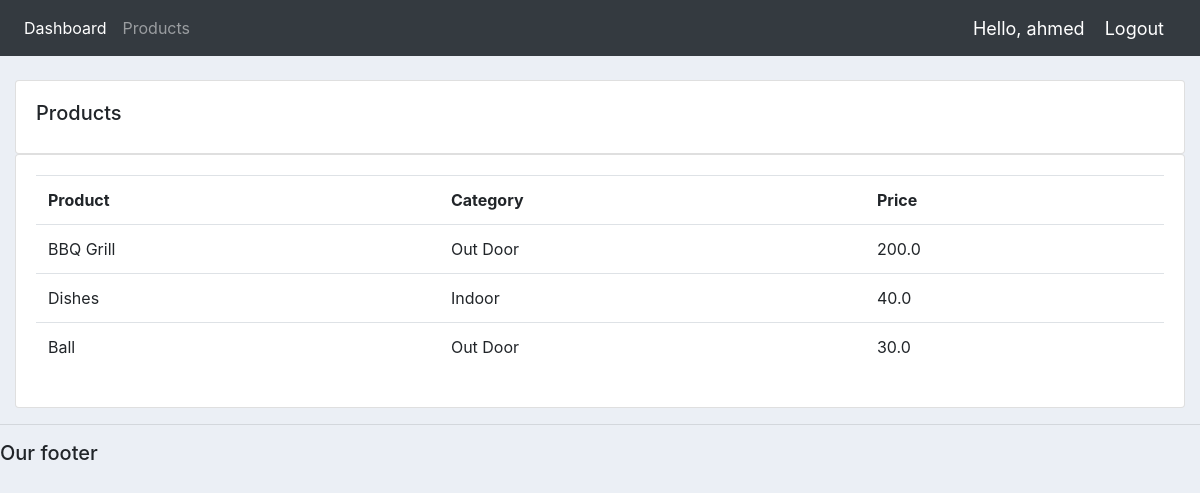
Screenshot of /products/ (signed in) with the database file from the repository.
### accounts/models.py (models this page shows, shortened)
class Product(models.Model):
    CATEGORY =(
        ("Indoor","Indoor"),
        ("Out Door","Out Door"),
    )
    name = models.CharField(max_length=100, null=True)
    price = models.FloatField(null=True)
    category = models.CharField(max_length=100, null=True,choices=CATEGORY)
    description = models.CharField(max_length=200, null=True,blank=True)
    date_creation = models.DateField(auto_now_add=True,null=True)
    tags = models.ManyToManyField(Tag)

### accounts/decorators.py (the view)
        def wrapper_func(request, *args, **kwargs):
            group = None
            if request.user.groups.exists():
                group = request.user.groups.all()[0].name
            if group in allowed_roles:
                return view_func(request, *args, **kwargs)
            else:
                return HttpResponse("You are not allowed here")

### accounts/views.py (called while the page is built)
@login_required(login_url="login")
@allowed_users(allowed_roles=['admin'])
def products(request):
    products = Product.objects.all()
    context = {
        "products":products
        }
    return render(request, "accounts/products.html",context = context)

### accounts/templates/accounts/products.html
{%  extends 'accounts/main.html' %}
{% block content %}
		<br>
		<div class="row">
			<div class="col-md">
				<div class="card card-body">
					<h5>Products</h5>
				</div>
				<div class="card card-body">
					<table class="table">
						<tr>
							<th>Product</th>
							<th>Category</th>
							<th>Price</th>
						</tr>
						{% for product in products %}
						<tr>
							<td>{{product.name}}</td>
							<td>{{product.category}}</td>
							<td>{{product.price}}</td>
						</tr>
						{% endfor %}
					</table>
				</div>
			</div>
		</div>
{% endblock content %}

### accounts/templates/accounts/navbar.html (shortened to what this page needs)
{% load static %}
<nav class="navbar navbar-expand-lg navbar-dark bg-dark">
  <div class="collapse navbar-collapse" id="navbarNav">
    <ul class="navbar-nav">
      {% if request.user.is_staff %}
      <li class="nav-item active">
        <a class="nav-link" href="{% url 'home'%}">Dashboard</a>
      </li>
      <li class="nav-item">
        <a class="nav-link" href="{% url 'products' %}">Products</a>
      </li>
      {% else %}
      <li class="nav-item">
        <a href="{% url 'account' %}" class="nav-link">Settings</a>
      </li>
      {% endif %}
    </ul>
  </div>
  <span class="hello-msg">Hello, {{request.user.username}}</span>
  <span><a class="hello-msg" href="{% url 'logout' %}">Logout</a></span>
</nav>

### static/css/main.css (style rules this page uses)
body { background-color: #ebeff5; }

### accounts/templates/accounts/navbar.html (style rules this page uses)
.hello-msg { font-size: 18px; color: #fff; margin-right: 20px; }

### rows the page displays
Product: name "BBQ Grill", category "Out Door", price "200.0"
Product: name "Dishes", category "Indoor", price "40.0"
Product: name "Ball", category "Out Door", price "30.0"

### other values shown
{{ request.user.username }} "ahmed"
